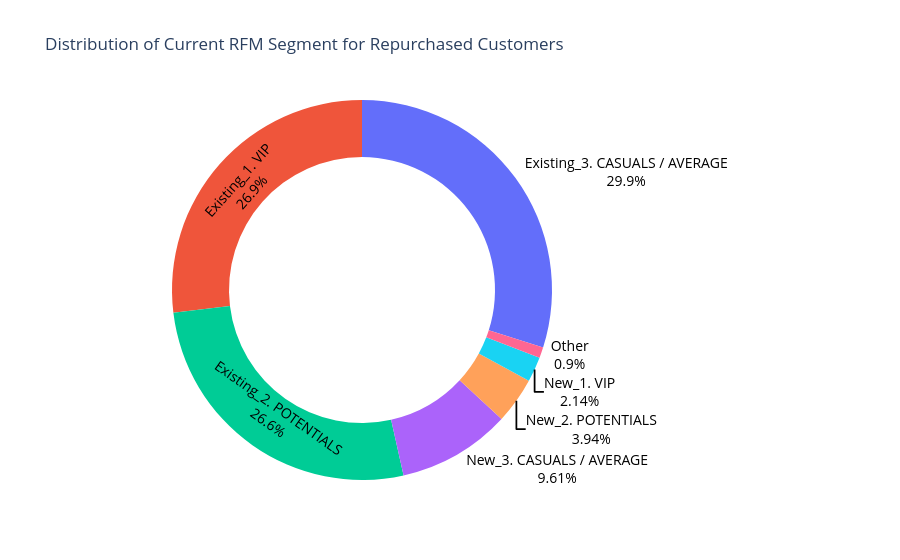

Notebook code cell kept with this figure:
### Code cell
reverse_rfm_mapping = {v: k for k, v in rfm_mapping.items()}

df_filtered = df[df['repurchased'] == 1]
df_filtered['Current_RFM_Segment_Text'] = df_filtered['Current_RFM_Segment'].map(reverse_rfm_mapping)

segment_counts = df_filtered['Current_RFM_Segment_Text'].value_counts()
total = segment_counts.sum()
segment_percentages = (segment_counts / total) * 100

# Combine segments that have less than 1% into 'Other'
other_category = segment_counts[segment_percentages < 1].sum()
segment_counts_filtered = segment_counts[segment_percentages >= 1]
segment_counts_filtered['Other'] = other_category

fig = go.Figure(data=[go.Pie(
    labels=segment_counts_filtered.index,
    values=segment_counts_filtered.values,
    hole=0.7, 
    textinfo='label+percent',
    marker=dict(colors=sns.color_palette("husl", len(segment_counts_filtered))),
    textfont=dict(size=14, color='black'),  
    showlegend=False, 
)])

fig.update_layout(
    title='Distribution of Current RFM Segment for Repurchased Customers',
    showlegend=True
)

fig.show()

### Figure 1 — Plotly figure (JSON) as saved in the notebook; plotly's stock layout.template omitted (floating-point values rounded to 4 significant figures)
{"data": [{"hole": 0.7, "labels": ["Existing_3. CASUALS / AVERAGE", "Existing_1. VIP", "Existing_2. POTENTIALS", "New_3. CASUALS / AVERAGE", "New_2. POTENTIALS", "New_1. VIP", "Other"], "marker": {"colors": [[0.9678, 0.4413, 0.5358], [0.7757, 0.5785, 0.1948], [0.5105, 0.6614, 0.1931], [0.2043, 0.6864, 0.5407], [0.2166, 0.6677, 0.7319], [0.5049, 0.5909, 0.9585], [0.9587, 0.3662, 0.9231]]}, "showlegend": false, "textfont": {"color": "black", "size": 14}, "textinfo": "label+percent", "type": "pie", "values": [4618, 4158, 4108, 1485, 609, 330, 139]}], "layout": {"showlegend": true, "title": {"text": "Distribution of Current RFM Segment for Repurchased Customers"}}}
